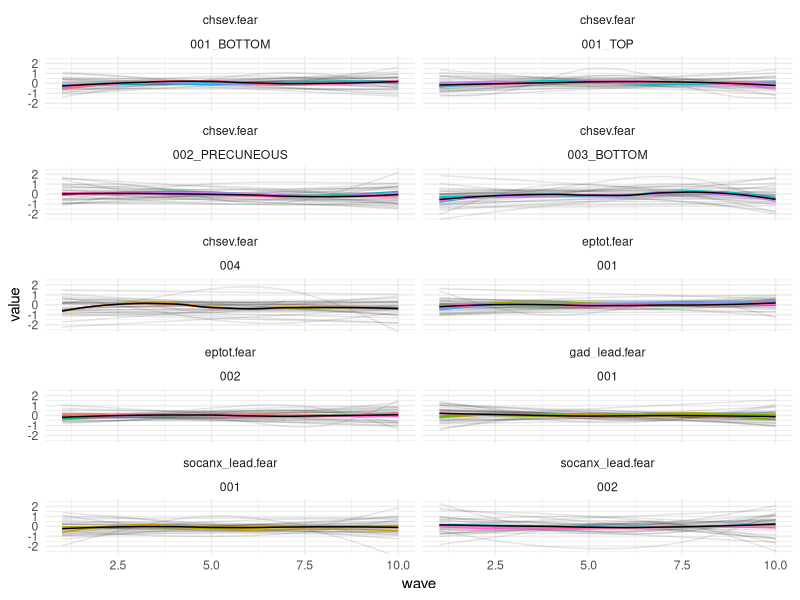

Write R code to recreate this figure.
## ---- chunk 1
knitr::opts_chunk$set(echo = TRUE)
## ---- chunk 2
library(dplyr)
library(tidyr)
voxel_counts <- readxl::read_xlsx('data/JohnOverlappingVoxels.xlsx')
rois_fearGTcalm <- readr::read_csv('data/Fear_GT_Calm04-29-2020.csv')
rois_fearGTcalm_l <- rois_fearGTcalm %>%
  extract(SubjectID, into = c('id', 'wave'), regex = '(\\d{4})_(\\d{2})') %>%
  gather(key = 'key', value = 'value', -id, -wave) %>%
  extract(key, into = c('model', 'number', 'roi'), regex = '([a-z._]+)(?:\\.|_)(\\w+)_X_(.*)', remove = FALSE) %>%
  mutate(roi = case_when(roi == 'FreeSurfer_a2009s' ~ 'All',
                         TRUE ~ roi),
         wave = as.numeric(wave)) %>%
  arrange(model, number, roi)
## ---- chunk 3
library(ggplot2)

ggplot(filter(rois_fearGTcalm_l, roi != 'All'), 
       aes(wave, value, group = roi, color = roi)) + 
  geom_line(data = filter(rois_fearGTcalm_l, roi == 'All'),
            aes(group = id), 
            stat = 'smooth', method = 'gam',
            formula = y ~ s(x, k = 5, bs = 'tp', fx = FALSE),
            color = 'black', alpha = .1) + 
  geom_line(stat = 'smooth', method = 'loess') + 
  geom_line(data = filter(rois_fearGTcalm_l, roi == 'All'), 
            stat = 'smooth', method = 'loess', color = 'black') + 
  facet_wrap(~model+number, ncol = 2) + 
  theme_minimal() +
  theme(legend.position = 'none') +
  coord_cartesian(ylim = c(-2.5, 2.5))
